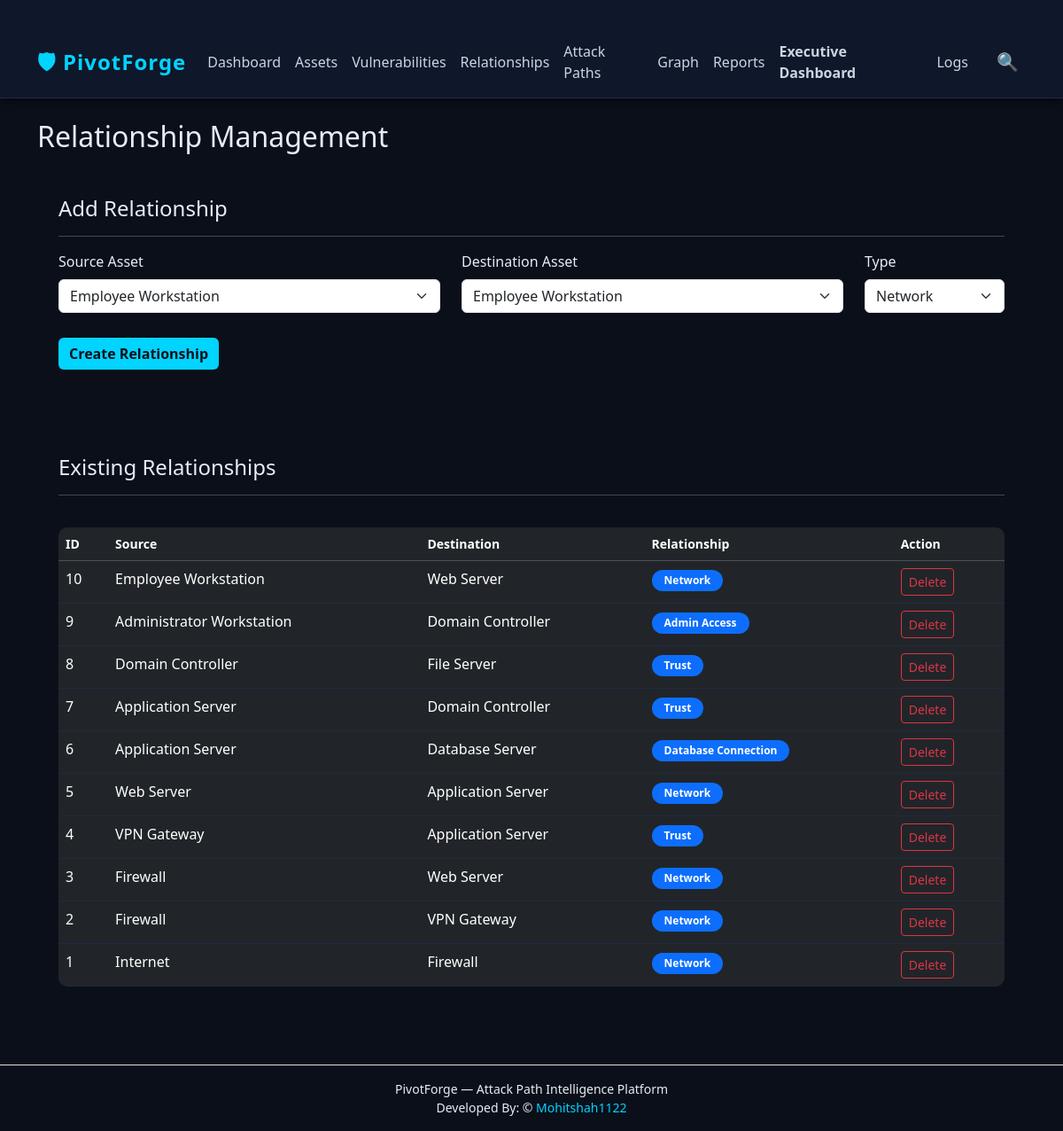
Page /relationships on the committed database.
### tables this page shows
CREATE TABLE relationships(

        id INTEGER PRIMARY KEY AUTOINCREMENT,

        source_asset INTEGER NOT NULL,

        destination_asset INTEGER NOT NULL,

        relationship_type TEXT NOT NULL,

        FOREIGN KEY(source_asset)

        REFERENCES assets(id),

        FOREIGN KEY(destination_asset)

        REFERENCES assets(id)

    );

CREATE TABLE assets(

        id INTEGER PRIMARY KEY AUTOINCREMENT,

        asset_name TEXT NOT NULL,

        ip_address TEXT NOT NULL,

        asset_type TEXT NOT NULL,

        criticality TEXT NOT NULL

    );

### app.py (the view, shortened to what this page needs)
@app.route("/relationships", methods=["GET", "POST"])
def relationships():
    return render_template(
        "relationships.html",
        assets=get_all_assets(),
        relationships=get_all_relationships()
    )

### modules/asset_manager.py (called while the page is built)
def get_all_assets():
    connection = get_connection()
    cursor = connection.cursor()
    cursor.execute("""
        SELECT *
        FROM assets
        ORDER BY id DESC
    """)
    assets = cursor.fetchall()
    connection.close()
    return assets

### modules/db.py (called while the page is built)
def get_connection():
    connection = sqlite3.connect(DATABASE_PATH)
    connection.row_factory = sqlite3.Row
    return connection

### modules/relationship_manager.py (called while the page is built)
def get_all_relationships():
    connection = get_connection()
    cursor = connection.cursor()
    cursor.execute("""
    SELECT
        r.id,
        a1.asset_name AS source_name,
        a2.asset_name AS destination_name,
        r.relationship_type
    FROM relationships r
    JOIN assets a1
        ON r.source_asset = a1.id
    JOIN assets a2
        ON r.destination_asset = a2.id
    ORDER BY r.id DESC
    """)
    data = cursor.fetchall()
    connection.close()
    return data

### templates/relationships.html (shortened to what this page needs)
{% extends "base.html" %}
{% block content %}
<h2 class="mb-4">
Relationship Management
</h2>
<div class="feature-card p-4 mb-5">
<h4>Add Relationship</h4>
<hr>
<form method="POST">
<div class="row">
<div class="col-md-5 mb-3">
<label class="form-label">
Source Asset
</label>
<select
class="form-select"
name="source_asset"
required>
{% for asset in assets %}
<option value="{{ asset.id }}">
{{ asset.asset_name }}
</option>
{% endfor %}
</select>
</div>
<div class="col-md-5 mb-3">
<label class="form-label">
Destination Asset
</label>
<select
class="form-select"
name="destination_asset"
required>
{% for asset in assets %}
<option value="{{ asset.id }}">
{{ asset.asset_name }}
</option>
{% endfor %}
</select>
</div>
<div class="col-md-2 mb-3">
<label class="form-label">
Type
</label>
<select
class="form-select"
name="relationship_type">
<option>Network</option>
</select>
</div>
</div>
<button class="btn btn-danger">
Create Relationship
</button>
</form>
</div>
<div class="feature-card p-4">
<h4>
Existing Relationships
</h4>
<hr>
<div class="table-responsive">
<table class="table table-dark table-hover">
<thead>
<tr>
<th>ID</th>
<th>Source</th>
<th>Destination</th>
<th>Relationship</th>
<th>Action</th>
</tr>
</thead>
<tbody>
{% for relationship in relationships %}
<tr>
<td>
{{ relationship.id }}
</td>
<td>
{{ relationship.source_name }}
</td>
<td>
{{ relationship.destination_name }}
</td>
<td>
<span class="badge bg-primary">
{{ relationship.relationship_type }}
</span>
</td>
<td>
<a
href="/delete_relationship/{{ relationship.id }}"
class="btn btn-sm btn-outline-danger">
Delete
</a>
</td>
</tr>
{% endfor %}
</tbody>
</table>
</div>
</div>
{% endblock %}

### static/css/style.css (style rules this page uses)
* { margin: 0; padding: 0; box-sizing: border-box; }
body { background: #0a0f1a; color: #e6edf3; font-family: "Segoe UI", Tahoma, Geneva, Verdana, sans-serif; }
table { width: 100%; border-collapse: collapse; margin-top: 20px; background: #0f172a; border-radius: 10px; overflow: hidden; }
th { background: #111c33; color: #00d4ff; padding: 12px; text-align: left; font-size: 14px; }
td { padding: 12px; border-bottom: 1px solid #1f2a44; color: #e6edf3; }
input, select, textarea { width: 100%; background: #0f172a; color: #e6edf3; border: 1px solid #1f2a44; border-radius: 8px; padding: 10px; margin-bottom: 12px; }
.btn-danger { background: #00d4ff; border: none; color: #0a0f1a; font-weight: 600; }
.badge { padding: 6px 14px; border-radius: 20px; font-weight: bold; font-size: 12px; }

### rows in the picture
relationships: id "10", source_name "Employee Workstation", destination_name "Web Server", relationship_type "Network"
relationships: id "9", source_name "Administrator Workstation", destination_name "Domain Controller", relationship_type "Admin Access"
relationships: id "8", source_name "Domain Controller", destination_name "File Server", relationship_type "Trust"
relationships: id "7", source_name "Application Server", destination_name "Domain Controller", relationship_type "Trust"
relationships: id "6", source_name "Application Server", destination_name "Database Server", relationship_type "Database Connection"
relationships: id "5", source_name "Web Server", destination_name "Application Server", relationship_type "Network"
relationships: id "4", source_name "VPN Gateway", destination_name "Application Server", relationship_type "Trust"
relationships: id "3", source_name "Firewall", destination_name "Web Server", relationship_type "Network"
relationships: id "2", source_name "Firewall", destination_name "VPN Gateway", relationship_type "Network"
relationships: id "1", source_name "Internet", destination_name "Firewall", relationship_type "Network"

### other values in the picture
form field source_asset "Employee Workstation"
form field destination_asset "Employee Workstation"
